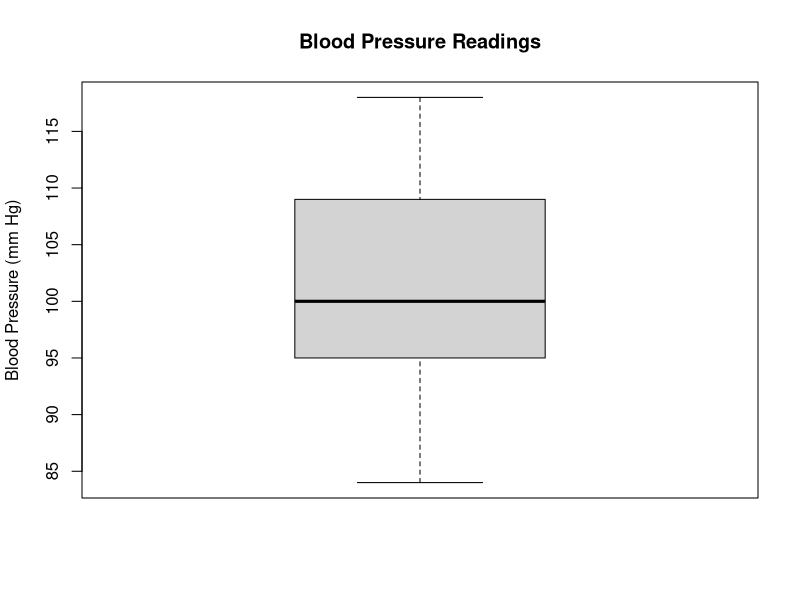
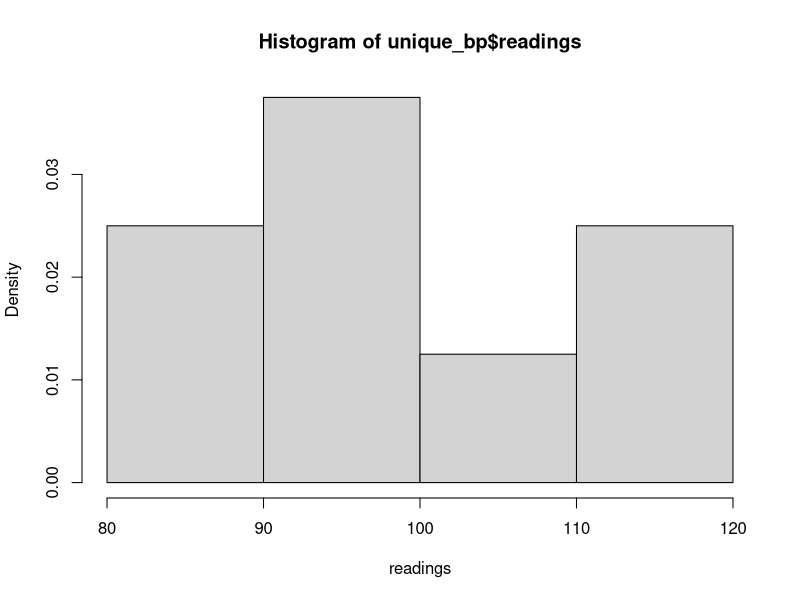

The R script that drew these images, in order:
#setwd("C:/Users/USER/Documents/GitHub/nus/ST1131 Introduction to Statistics and Statistical Computing/tut/tut1")
#df = read.csv("final_marks.csv",header=TRUE, sep=",")
patient = 1:9
readings = c(96,119,119,108,126,128,110,105,94)
df <- data.frame(patient,readings)
df
sorted = sort(df$readings)
sorted
size = length(sorted)
size
median = sorted[5]
median
test = median(sorted)
test
test == median
mean(df$readings)
var(df$readings)
sd(df$readings)

new_df = df
new_df$readings = new_df$readings - 10
mean(new_df$readings)
var(new_df$readings) #wont change cos the distance from the mean is the same!                                                                                                                      

boxplot(new_df$readings, main="Blood Pressure Readings",ylab="Blood Pressure (mm Hg)")
unique_bp = data.frame(readings=unique(new_df$readings),prob=numeric(8))
count <- table(new_df$readings)
count
unique_bp$prob = count[as.character(unique_bp$readings)]/9


unique_bp

hist(unique_bp$readings,l=4, prob=TRUE,xlab = "readings")
